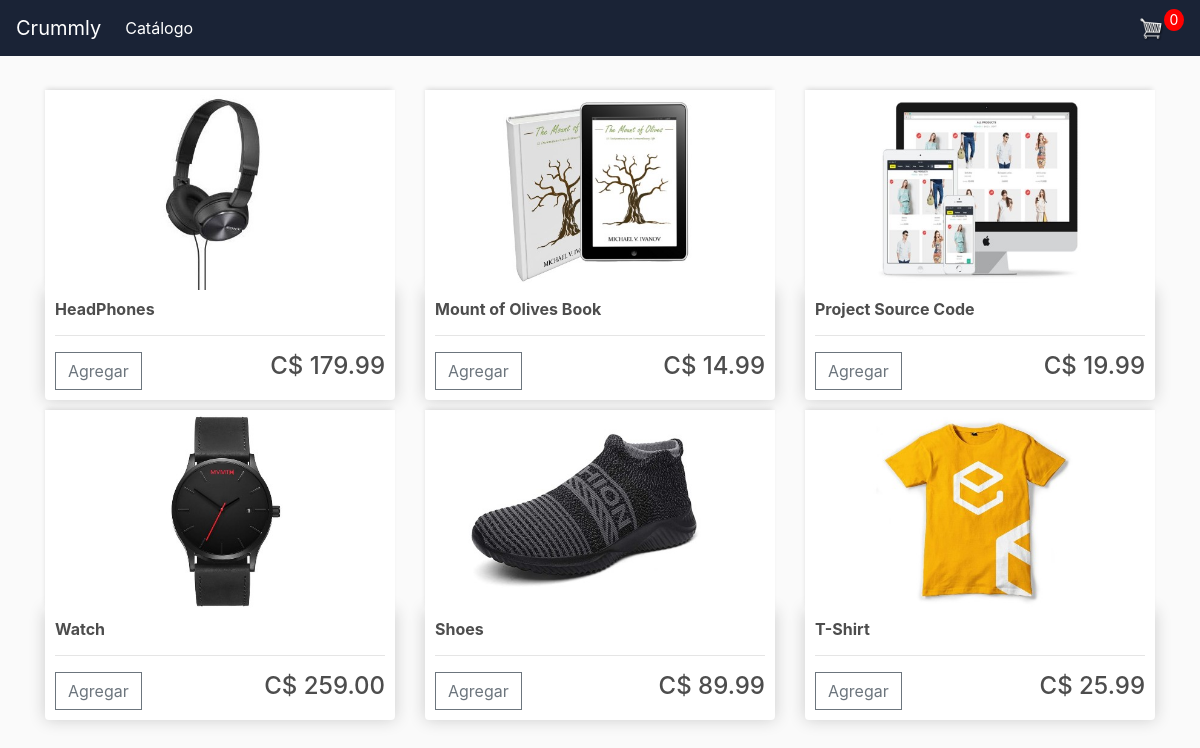
The page / on the database its author committed.
### store/models.py (models this page shows, shortened)
class Product(models.Model):
    name = models.CharField(max_length=100, null=True, verbose_name='Producto')
    price = models.FloatField(verbose_name='Precio')
    digital = models.BooleanField(default=False, null=True, blank=False)
    image = models.ImageField(null=True, blank=True, verbose_name='Imagen')
    class Meta:
        verbose_name = 'Producto'
        verbose_name_plural = 'Productos'
    @property
    def imageURL(self):
        try:
            url = self.image.url
        except:
            url = ''
        return url

### store/views.py (the view)
# urls.py: path('', include('store.urls')),
def store(request):
    data = cartData(request)
    cartItems = data['cartItems']
    products = Product.objects.all()
    context = {'products': products, 'cartItems': cartItems}
    return render(request, 'store/store.html', context)

### store/utils.py (called while the page is built, shortened)
def cookieCart(request):
    try:
        cart = json.loads(request.COOKIES['cart'])
    except:
        cart = {}
    print('Cart:', cart)
    items = []
    order = {'get_cart_total': 0, 'get_cart_items': 0, 'shipping': False}
    cartItems = order['get_cart_items']
    return {'cartItems': cartItems, 'order': order, 'items': items}

def cartData(request):
    if request.user.is_authenticated:
        customer = request.user.customer
        order, create = Order.objects.get_or_create(customer=customer, completed=False)
        items = order.orderitem_set.all()
        cartItems = order.get_cart_items
    else:
        cookieData = cookieCart(request)
        cartItems = cookieData['cartItems']
        order = cookieData['order']
        items = cookieData['items']
    return {'items': items, 'order': order, 'cartItems': cartItems}

### store/templates/store/store.html (shortened to what this page needs)
{%  extends 'store/main.html' %}
{% load static %}
{% block content %}
    <div class="row">
    {% for product in products %}
    		<div class="col-lg-4">
			<img class="thumbnail" src="{{ product.imageURL }}">
			<div class="box-element product">
				<h6><strong>{{ product.name }}</strong></h6>
				<hr>
				<button data-product = {{ product.id }} data-action='add'  class="btn btn-outline-secondary add-btn update-cart">Agregar</button>
				<h4 style="display: inline-block; float: right">C$ {{ product.price|floatformat:2 }}</h4>
			</div>
		</div>
    {% endfor %}
	</div>
{% endblock content %}

### static/css/main.css (style rules this page uses)
body { background-color: hsl(0, 0%, 98%); }
h1,h2,h3,h4,h5,h6 { color:hsl(0, 0%, 30%); }
.box-element { box-shadow:hsl(0, 0%, 80%) 0 0 16px; background-color: #fff; border-radius: 4px; padding: 10px; }
.thumbnail { width: 100%; height: 200px; -webkit-box-shadow: -1px -3px 5px -2px rgba(214,214,214,1); -moz-box-shadow: -1px -3px 5px -2px rgba(214,214,214,1); box-shadow: -1px -3px 5px -2px rgba(214,214,214,1); }
.product { border-radius: 0 0 4px 4px; }
.col-lg-4, .col-lg-6, .col-lg-8, .col-lg-12 { margin-top: 10px; }
.btn { border-radius: 0; }

### rows shown on the page
Product: imageURL (picture), name "HeadPhones", price "179.99"
Product: imageURL (picture), name "Mount of Olives Book", price "14.99"
Product: imageURL (picture), name "Project Source Code", price "19.99"
Product: imageURL (picture), name "Watch", price "259.00"
Product: imageURL (picture), name "Shoes", price "89.99"
Product: imageURL (picture), name "T-Shirt", price "25.99"

### other values the page prints
{{ cartItems }} "0"
